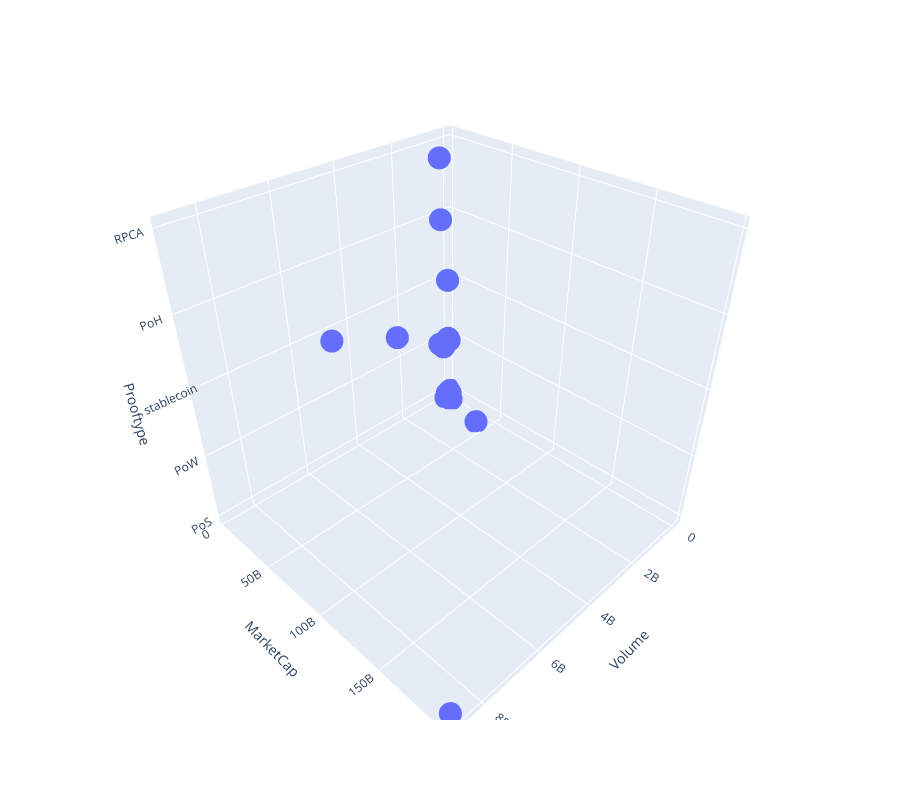

Notebook code for this chart:
### Markdown cell above
در این قسمت با وجود تفاوت در دندوگرام باز هم نتیجه یکسان شده و ارتفاع تتر و بیت کوین ثابت مانده چون این فیچر جدید تاثیری روی کلاسترینگ ما اعمال نمیکند و برای مثال بیت کوین و تتر فارغ از پروف تایپشان که متفاوت هم هست باز هم در یک دسته قرار میگیرند.

### Code cell
Dimensions = {
    'Volume': cluster['Volume'],
    'MarketCap': cluster['MarketCap'],
    'Prooftype': cluster['ProofType']
}

Dimensions = pd.DataFrame(Dimensions)
# رسم نمودار سه بعدی
fig = px.scatter_3d(Dimensions, x='Volume', y='MarketCap', z='Prooftype')
fig.update_layout(width=900, height=800)

# نمایش نمودار
fig.show()

### Figure 1 — Plotly figure (JSON) as saved in the notebook; plotly's stock layout.template omitted (floating-point values rounded to 4 significant figures)
{"data": [{"hovertemplate": "Volume=%{x}<br>MarketCap=%{y}<br>Prooftype=%{z}<extra></extra>", "legendgroup": "", "marker": {"color": "#636efa", "symbol": "circle"}, "mode": "markers", "name": "", "scene": "scene", "showlegend": false, "type": "scatter3d", "x": [1823000.0, 99190000.0, 141500000.0, 219706474, 217700000.0, 248000000.0, 591300000.0, 271900000.0, 203600000.0, 423300000.0, 633896302, 631100000.0, 364799566, 5084396129, 1349225371, 3665726400, 680800000.0, 8843689497], "y": [3586504072, 3992451215, 4237575489, 4901630273, 5513660644, 5606251419, 5729295460, 6018922345, 6659549868, 8053184610, 8349992848, 10342393982, 12109137813, 12132993575, 23581660945, 37317414284, 44599661514, 196082390477], "z": ["PoS", "PoS", "PoW", "PoS", "stablecoin", "PoS", "PoW", "PoS", "PoW", "PoS", "PoH", "PoW", "PoS", "stablecoin", "RPCA", "stablecoin", "PoS", "PoS"]}], "layout": {"height": 800, "legend": {"tracegroupgap": 0}, "margin": {"t": 60}, "scene": {"domain": {"x": [0, 1], "y": [0, 1]}, "xaxis": {"title": {"text": "Volume"}}, "yaxis": {"title": {"text": "MarketCap"}}, "zaxis": {"title": {"text": "Prooftype"}}}, "width": 900}}
